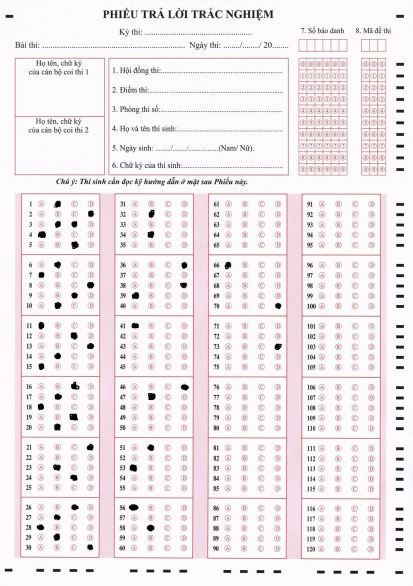
#> input picture 8f8fa123-b8c8-4fa0-aa63-b8750279e028.jpg, 825 x 1172 px (shown at 1/2 size)
$ python app.py
#> lines starting #> are read from the running program, lines starting #| are printed output that depends on the picture; after the words box and inside, x2 and y2 are one past the last pixel; in counts of white or black regions, pixels touching at a corner belong together
import cv2 as cv
import imutils
from math import ceil
import matplotlib.pyplot as plt
import numpy

def get_x_v1(s):
    s = cv.boundingRect(s)
    return s[0] * s[1]


def get_x(s):
    return s[1][0]


def get_y(s):
    return s[1][1]


def get_h(s):
    return s[1][3]


def crop_img(img):
    gray_img = cv.cvtColor(img, cv.COLOR_BGR2GRAY)

    blurred = cv.GaussianBlur(gray_img, (5, 5), 0)

    img_canny = cv.Canny(blurred, 100, 200)

    cnts = cv.findContours(img_canny.copy(), cv.RETR_TREE, cv.CHAIN_APPROX_SIMPLE)
    cnts = imutils.grab_contours(cnts)
    # print(cnts)
    # cv.imshow("graay", img_canny)
    # cv.waitKey(0)
    ans_blocks = []
    x_old, y_old, w_old, h_old = 0, 0, 0, 0
    if len(cnts)>0:
        cnts = sorted(cnts, key=get_x_v1)
        for i, c in enumerate(cnts):
            x_curr, y_curr, w_curr, h_curr = cv.boundingRect(c)
            if w_curr * h_curr > 100000:
                check_xy_min = x_curr*y_curr-x_old*y_old
                check_xy_max = (x_curr+w_curr)*(y_curr+h_curr)-(x_old+w_old)*(y_old+h_old)

                if len(ans_blocks) == 0:
                    ans_blocks.append((gray_img[y_curr:y_curr+h_curr, x_curr:x_curr+w_curr], [x_curr, y_curr, w_curr, h_curr]))
                    x_old = x_curr
                    y_old = y_curr
                    w_old = w_curr
                    h_old = h_curr
                elif check_xy_min > 20000 and check_xy_max > 20000:
                    ans_blocks.append((gray_img[y_curr:y_curr+h_curr, x_curr:x_curr+w_curr], [x_curr, y_curr, w_curr, h_curr]))
                    x_old = x_curr
                    y_old = y_curr
                    w_old = w_curr
                    h_old = h_curr
    sorted_ans_blocks = sorted(ans_blocks, key=get_x)
    return sorted_ans_blocks

def process_ans_blocks(ans_block):
    list_ans = []
    for item in ans_block:
        ans_block_img  = numpy.array(item[0])
        offset1 = ceil(ans_block_img.shape[0]/6)
        for i in range(6):
            box_img = numpy.array(ans_block_img[i*offset1:(i+1)*offset1,:])
            height_box = box_img.shape[0]

            box_img = box_img[14:height_box-14, :]
            offset2 = ceil(box_img.shape[0]/5)

            for j in range(5):
                list_ans.append(box_img[j*offset2:(j+1)*offset2, :])
    return list_ans


if __name__ == '__main__':
    img = cv.imread("./8f8fa123-b8c8-4fa0-aa63-b8750279e028.jpg")
#> img is the input picture: shape (1172, 825, 3); mean B, G, R 237.4, 234, 241
    list_ans_boxs = crop_img(img)
#> in crop_img, `gray_img = cv.cvtColor(img, cv.COLOR_BGR2GRAY)`:
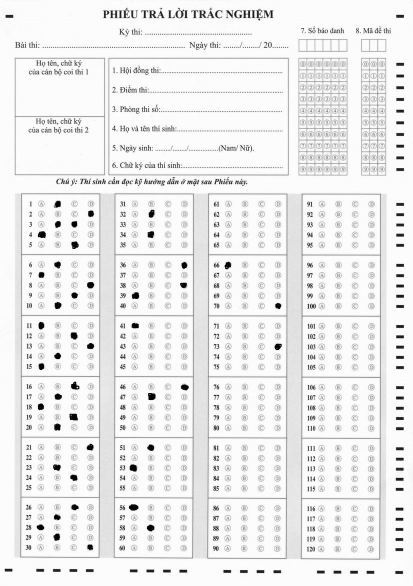
#> gray_img: shape (1172, 825) (shown at 1/2 size); min 0, max 255, mean 236.5
#> in crop_img, `img_canny = cv.Canny(blurred, 100, 200)`:
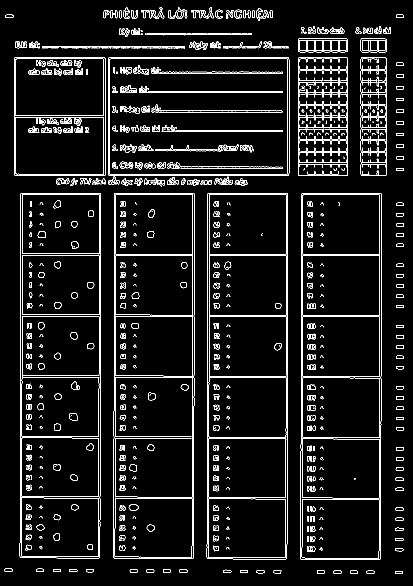
#> img_canny: shape (1172, 825) (shown at 1/2 size); 6.1% white in thin lines or dots
#> in crop_img, `cnts = cv.findContours(img_canny.copy(), cv.RETR_TREE, cv.CHAIN_APPROX..`: cnts = 1598 contours, 803 with area under 20; largest, box (x1, y1, x2, y2) and area: (600, 386, 763, 1120) 117171, (600, 386, 763, 1120) 117167, (413, 386, 576, 1119) 117054, (413, 386, 576, 1119) 117050, (226, 386, 389, 1118) 116858
#> in get_x_v1, `s = cv.boundingRect(s)`: s = (790, 1142, 16, 6)
#> the loop in crop_img, `for i, c in enumerate(cnts):` made 1598 passes
#> (x_curr, y_curr, w_curr, h_curr, check_xy_min, check_xy_max, x_old) on passes 136, 761, 981, 1167: (39, 386, 163, 731, 15054, 225634, 39), (226, 386, 163, 732, 72182, 209268, 226), (413, 386, 163, 733, 72182, 209642, 413), (600, 386, 163, 734, 72182, 210016, 600)
#> (x_curr, y_curr, w_curr, h_curr, check_xy_min, check_xy_max) on passes 137, 762, 982, 1168: (39, 386, 163, 731, 0, 0), (226, 386, 163, 732, 0, 0), (413, 386, 163, 733, 0, 0), (600, 386, 163, 734, 0, 0)
#> after the loop in crop_img, `for i, c in enumerate(cnts):`: ans_blocks = 4 items
#> list_ans_boxs = 4 items
    list_box = process_ans_blocks(list_ans_boxs)
#> the loop in process_ans_blocks, `for item in ans_block:` made 4 passes
#> offset1 on passes 1 to 4: 122, 122, 123, 123
#> pass 1, in process_ans_blocks, `ans_block_img  = numpy.array(item[0])`:
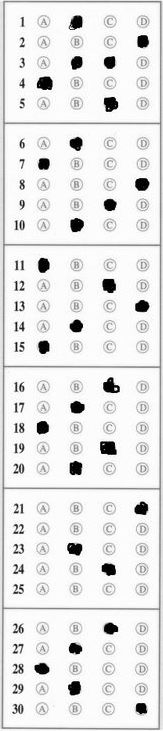
#> ans_block_img: shape (731, 163); min 0, max 255, mean 231.1
#> pass 2, in process_ans_blocks, `ans_block_img  = numpy.array(item[0])`:
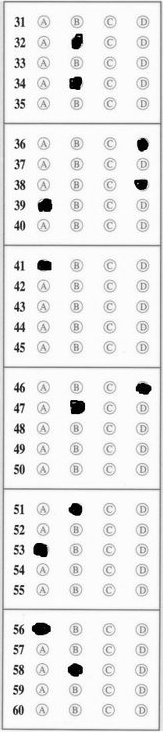
#> ans_block_img: shape (732, 163); min 0, max 255, mean 234.1
#> pass 3, in process_ans_blocks, `ans_block_img  = numpy.array(item[0])`:
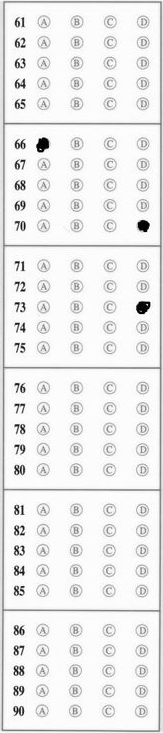
#> ans_block_img: shape (733, 163); min 0, max 255, mean 236.2
#> after the loop in process_ans_blocks, `for item in ans_block:`: list_ans = 120 items
#> list_box = 120 items
    plt.imshow(list_box[0], interpolation='nearest')
    plt.show()
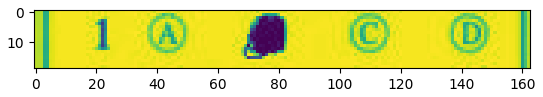
#> figure drawn by matplotlib, 1 panel
    print(list_box)
#> (printed output is left out)
